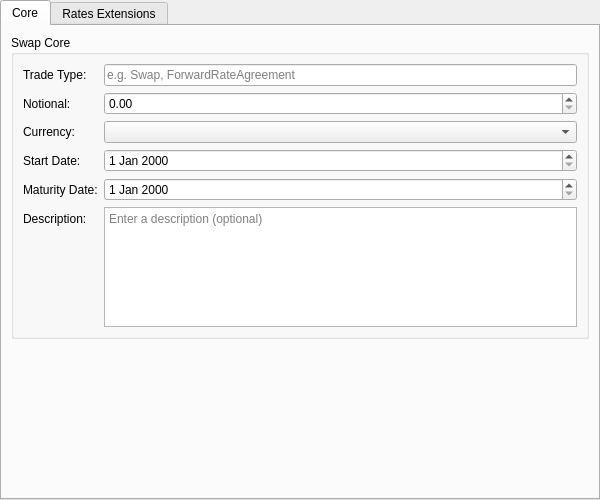
<?xml version="1.0" encoding="UTF-8"?>
<ui version="4.0">
 <class>SwapInstrumentForm</class>
 <widget class="QWidget" name="SwapInstrumentForm">
  <property name="geometry">
   <rect>
    <x>0</x>
    <y>0</y>
    <width>600</width>
    <height>500</height>
   </rect>
  </property>
  <layout class="QVBoxLayout" name="rootLayout">
   <property name="leftMargin"><number>0</number></property>
   <property name="topMargin"><number>0</number></property>
   <property name="rightMargin"><number>0</number></property>
   <property name="bottomMargin"><number>0</number></property>
   <item>
    <widget class="QTabWidget" name="subTabWidget">
     <property name="currentIndex"><number>0</number></property>
     <widget class="QWidget" name="coreTab">
      <attribute name="title"><string>Core</string></attribute>
      <layout class="QVBoxLayout" name="coreLayout">
       <item>
        <widget class="QGroupBox" name="coreGroup">
         <property name="title"><string>Swap Core</string></property>
         <layout class="QFormLayout" name="coreFormLayout">
          <item row="0" column="0"><widget class="QLabel" name="labelTradeTypeCode"><property name="text"><string>Trade Type:</string></property></widget></item>
          <item row="0" column="1">
           <widget class="QLineEdit" name="tradeTypeCodeEdit">
            <property name="placeholderText"><string>e.g. Swap, ForwardRateAgreement</string></property>
           </widget>
          </item>
          <item row="1" column="0"><widget class="QLabel" name="labelNotional"><property name="text"><string>Notional:</string></property></widget></item>
          <item row="1" column="1">
           <widget class="OreDoubleSpinBox" name="notionalSpinBox">
            <property name="decimals"><number>2</number></property>
            <property name="minimum"><double>0.000000000000000</double></property>
            <property name="maximum"><double>999999999999.000000000000000</double></property>
            <property name="singleStep"><double>1000.000000000000000</double></property>
           </widget>
          </item>
          <item row="2" column="0"><widget class="QLabel" name="labelCurrency"><property name="text"><string>Currency:</string></property></widget></item>
          <item row="2" column="1">
           <widget class="ores::qt::OreCurrencyComboBox" name="currencyCombo"/>
          </item>
          <item row="3" column="0"><widget class="QLabel" name="labelStartDate"><property name="text"><string>Start Date:</string></property></widget></item>
          <item row="3" column="1">
           <widget class="OreDateEdit" name="startDateEdit"/>
          </item>
          <item row="4" column="0"><widget class="QLabel" name="labelMaturityDate"><property name="text"><string>Maturity Date:</string></property></widget></item>
          <item row="4" column="1">
           <widget class="OreDateEdit" name="maturityDateEdit"/>
          </item>
          <item row="5" column="0"><widget class="QLabel" name="labelDescription"><property name="text"><string>Description:</string></property></widget></item>
          <item row="5" column="1">
           <widget class="QPlainTextEdit" name="descriptionEdit">
            <property name="minimumSize"><size><width>0</width><height>60</height></size></property>
            <property name="maximumSize"><size><width>16777215</width><height>120</height></size></property>
            <property name="placeholderText"><string>Enter a description (optional)</string></property>
           </widget>
          </item>
         </layout>
        </widget>
       </item>
       <item><spacer name="coreSpacer"><property name="orientation"><enum>Qt::Vertical</enum></property><property name="sizeHint" stdset="0"><size><width>20</width><height>20</height></size></property></spacer></item>
      </layout>
     </widget>
     <widget class="QWidget" name="ratesTab">
      <attribute name="title"><string>Rates Extensions</string></attribute>
      <layout class="QVBoxLayout" name="ratesLayout">
       <item>
        <widget class="QGroupBox" name="ratesGroup">
         <property name="title"><string>Rates Extensions</string></property>
         <layout class="QFormLayout" name="ratesFormLayout">
          <item row="0" column="0"><widget class="QLabel" name="labelFraFixingDate"><property name="text"><string>FRA Fixing Date:</string></property></widget></item>
          <item row="0" column="1">
           <widget class="ores::qt::HolidayAwareDatePicker" name="fraFixingDateEdit"/>
          </item>
          <item row="1" column="0"><widget class="QLabel" name="labelFraSettlementDate"><property name="text"><string>FRA Settlement Date:</string></property></widget></item>
          <item row="1" column="1">
           <widget class="OreDateEdit" name="fraSettlementDateEdit"/>
          </item>
          <item row="2" column="0"><widget class="QLabel" name="labelLockoutDays"><property name="text"><string>Lockout Days:</string></property></widget></item>
          <item row="2" column="1">
           <widget class="QSpinBox" name="lockoutDaysSpinBox">
            <property name="minimum"><number>0</number></property>
            <property name="maximum"><number>365</number></property>
            <property name="toolTip"><string>Lockout days for BalanceGuaranteedSwap / KnockOutSwap (0 = not set)</string></property>
           </widget>
          </item>
          <item row="3" column="0"><widget class="QLabel" name="labelCallableDatesJson"><property name="text"><string>Callable Dates (JSON):</string></property></widget></item>
          <item row="3" column="1">
           <widget class="QPlainTextEdit" name="callableDatesJsonEdit">
            <property name="minimumSize"><size><width>0</width><height>60</height></size></property>
            <property name="maximumSize"><size><width>16777215</width><height>120</height></size></property>
            <property name="placeholderText"><string>JSON array of call dates (CallableSwap)</string></property>
           </widget>
          </item>
          <item row="4" column="0"><widget class="QLabel" name="labelRpaCounterparty"><property name="text"><string>RPA Counterparty:</string></property></widget></item>
          <item row="4" column="1">
           <widget class="QLineEdit" name="rpaCounterpartyEdit">
            <property name="placeholderText"><string>Reference counterparty (RiskParticipationAgreement)</string></property>
           </widget>
          </item>
          <item row="5" column="0"><widget class="QLabel" name="labelInflationIndexCode"><property name="text"><string>Inflation Index:</string></property></widget></item>
          <item row="5" column="1">
           <widget class="QLineEdit" name="inflationIndexCodeEdit">
            <property name="placeholderText"><string>Index code (InflationSwap, e.g. HICP, RPI)</string></property>
           </widget>
          </item>
          <item row="6" column="0"><widget class="QLabel" name="labelBaseCpi"><property name="text"><string>Base CPI:</string></property></widget></item>
          <item row="6" column="1">
           <widget class="OreDoubleSpinBox" name="baseCpiSpinBox">
            <property name="decimals"><number>6</number></property>
            <property name="minimum"><double>0.000000000000000</double></property>
            <property name="maximum"><double>9999.000000000000000</double></property>
            <property name="singleStep"><double>0.100000000000000</double></property>
            <property name="toolTip"><string>Base CPI level for InflationSwap (0 = not applicable)</string></property>
           </widget>
          </item>
         </layout>
        </widget>
       </item>
       <item><spacer name="ratesSpacer"><property name="orientation"><enum>Qt::Vertical</enum></property><property name="sizeHint" stdset="0"><size><width>20</width><height>20</height></size></property></spacer></item>
      </layout>
     </widget>
    </widget>
   </item>
  </layout>
 </widget>
 <customwidgets>
 <customwidget>
  <class>OreDoubleSpinBox</class>
  <extends>QDoubleSpinBox</extends>
  <header>ores.qt/OreDoubleSpinBox.hpp</header>
 </customwidget>
 <customwidget>
  <class>OreDateEdit</class>
  <extends>QDateEdit</extends>
  <header>ores.qt/OreDateEdit.hpp</header>
 </customwidget>
 <customwidget>
  <class>ores::qt::OreCurrencyComboBox</class>
  <extends>QComboBox</extends>
  <header>ores.qt/OreCurrencyComboBox.hpp</header>
 </customwidget>
 <customwidget>
  <class>ores::qt::HolidayAwareDatePicker</class>
  <extends>QDateEdit</extends>
  <header>ores.qt/HolidayAwareDatePicker.hpp</header>
 </customwidget>
</customwidgets>
<resources/>
 <connections/>
</ui>
